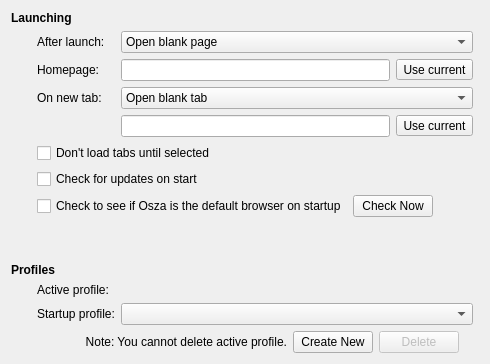
         <widget class="QWidget" name="generalPage">
          <layout class="QGridLayout" name="gridLayout_6">
           <item row="4" column="2">
            <widget class="QFrame" name="newTabFrame">
             <layout class="QHBoxLayout" name="horizontalLayout_3">
              <property name="leftMargin">
               <number>0</number>
              </property>
              <property name="topMargin">
               <number>0</number>
              </property>
              <property name="rightMargin">
               <number>0</number>
              </property>
              <property name="bottomMargin">
               <number>0</number>
              </property>
              <item>
               <widget class="QLineEdit" name="newTabUrl">
                <property name="inputMethodHints">
                 <set>Qt::InputMethodHint::ImhNoAutoUppercase|Qt::InputMethodHint::ImhUrlCharactersOnly</set>
                </property>
               </widget>
              </item>
              <item>
               <widget class="MacToolButton" name="newTabUseCurrent">
                <property name="text">
                 <string>Use current</string>
                </property>
               </widget>
              </item>
             </layout>
            </widget>
           </item>
           <item row="12" column="1" colspan="3">
            <widget class="QFrame" name="frame">
             <property name="frameShape">
              <enum>QFrame::Shape::NoFrame</enum>
             </property>
             <property name="frameShadow">
              <enum>QFrame::Shadow::Raised</enum>
             </property>
             <layout class="QHBoxLayout" name="horizontalLayout">
              <property name="leftMargin">
               <number>0</number>
              </property>
              <property name="topMargin">
               <number>0</number>
              </property>
              <property name="rightMargin">
               <number>20</number>
              </property>
              <property name="bottomMargin">
               <number>0</number>
              </property>
              <item>
               <widget class="QLabel" name="cannotDeleteActiveProfileLabel">
                <property name="text">
                 <string>Note: You cannot delete active profile.</string>
                </property>
                <property name="alignment">
                 <set>Qt::AlignmentFlag::AlignRight|Qt::AlignmentFlag::AlignTrailing|Qt::AlignmentFlag::AlignVCenter</set>
                </property>
               </widget>
              </item>
              <item>
               <widget class="QPushButton" name="createProfile">
                <property name="sizePolicy">
                 <sizepolicy hsizetype="Fixed" vsizetype="Fixed">
                  <horstretch>0</horstretch>
                  <verstretch>0</verstretch>
                 </sizepolicy>
                </property>
                <property name="text">
                 <string>Create New</string>
                </property>
               </widget>
              </item>
              <item>
               <widget class="QPushButton" name="deleteProfile">
                <property name="enabled">
                 <bool>false</bool>
                </property>
                <property name="sizePolicy">
                 <sizepolicy hsizetype="Fixed" vsizetype="Fixed">
                  <horstretch>0</horstretch>
                  <verstretch>0</verstretch>
                 </sizepolicy>
                </property>
                <property name="text">
                 <string>Delete</string>
                </property>
               </widget>
              </item>
             </layout>
            </widget>
           </item>
           <item row="1" column="0">
            <spacer name="horizontalSpacer_7">
             <property name="orientation">
              <enum>Qt::Orientation::Horizontal</enum>
             </property>
             <property name="sizeType">
              <enum>QSizePolicy::Policy::Fixed</enum>
             </property>
             <property name="sizeHint" stdset="0">
              <size>
               <width>20</width>
               <height>10</height>
              </size>
             </property>
            </spacer>
           </item>
           <item row="0" column="0" colspan="2">
            <widget class="QLabel" name="label_24">
             <property name="text">
              <string>&lt;b&gt;Launching&lt;/b&gt;</string>
             </property>
            </widget>
           </item>
           <item row="11" column="2">
            <widget class="QComboBox" name="startProfile"/>
           </item>
           <item row="1" column="1">
            <widget class="QLabel" name="label_3">
             <property name="text">
              <string>After launch: </string>
             </property>
            </widget>
           </item>
           <item row="1" column="2">
            <widget class="QComboBox" name="afterLaunch">
             <item>
              <property name="text">
               <string>Open blank page</string>
              </property>
             </item>
             <item>
              <property name="text">
               <string>Open homepage</string>
              </property>
             </item>
             <item>
              <property name="text">
               <string>Open speed dial</string>
              </property>
             </item>
             <item>
              <property name="text">
               <string>Restore session</string>
              </property>
             </item>
             <item>
              <property name="text">
               <string>Select session</string>
              </property>
             </item>
            </widget>
           </item>
           <item row="2" column="1">
            <widget class="QLabel" name="label">
             <property name="text">
              <string>Homepage: </string>
             </property>
            </widget>
           </item>
           <item row="2" column="2">
            <layout class="QHBoxLayout" name="horizontalLayout_2">
             <item>
              <widget class="QLineEdit" name="homepage">
               <property name="inputMethodHints">
                <set>Qt::InputMethodHint::ImhNoAutoUppercase|Qt::InputMethodHint::ImhUrlCharactersOnly</set>
               </property>
              </widget>
             </item>
             <item>
              <widget class="MacToolButton" name="useCurrentBut">
               <property name="text">
                <string>Use current</string>
               </property>
              </widget>
             </item>
            </layout>
           </item>
           <item row="3" column="1">
            <widget class="QLabel" name="label_2">
             <property name="text">
              <string>On new tab: </string>
             </property>
            </widget>
           </item>
           <item row="3" column="2">
            <widget class="QComboBox" name="newTab">
             <item>
              <property name="text">
               <string>Open blank tab</string>
              </property>
             </item>
             <item>
              <property name="text">
               <string>Open homepage</string>
              </property>
             </item>
             <item>
              <property name="text">
               <string>Open speed dial</string>
              </property>
             </item>
             <item>
              <property name="text">
               <string>Open other page...</string>
              </property>
             </item>
            </widget>
           </item>
           <item row="9" column="0" colspan="2">
            <widget class="QLabel" name="label_4">
             <property name="text">
              <string>&lt;b&gt;Profiles&lt;/b&gt;</string>
             </property>
            </widget>
           </item>
           <item row="11" column="1">
            <widget class="QLabel" name="label_5">
             <property name="text">
              <string>Startup profile:</string>
             </property>
            </widget>
           </item>
           <item row="6" column="1" colspan="2">
            <widget class="QCheckBox" name="checkUpdates">
             <property name="text">
              <string>Check for updates on start</string>
             </property>
            </widget>
           </item>
           <item row="10" column="1">
            <widget class="QLabel" name="label_45">
             <property name="text">
              <string>Active profile:</string>
             </property>
            </widget>
           </item>
           <item row="10" column="2">
            <widget class="QLabel" name="activeProfile">
             <property name="text">
              <string/>
             </property>
            </widget>
           </item>
           <item row="5" column="1" colspan="2">
            <widget class="QCheckBox" name="dontLoadTabsUntilSelected">
             <property name="text">
              <string>Don't load tabs until selected</string>
             </property>
            </widget>
           </item>
           <item row="8" column="0">
            <spacer name="verticalSpacer_6">
             <property name="orientation">
              <enum>Qt::Orientation::Vertical</enum>
             </property>
             <property name="sizeHint" stdset="0">
              <size>
               <width>20</width>
               <height>40</height>
              </size>
             </property>
            </spacer>
           </item>
           <item row="7" column="1" colspan="2">
            <layout class="QHBoxLayout" name="hLayoutDefaultBrowser">
             <item>
              <widget class="QCheckBox" name="checkDefaultBrowser">
               <property name="text">
                <string>Check to see if Osza is the default browser on startup</string>
               </property>
               <property name="checked">
                <bool>false</bool>
               </property>
              </widget>
             </item>
             <item>
              <widget class="QPushButton" name="checkNowDefaultBrowser">
               <property name="text">
                <string>Check Now</string>
               </property>
              </widget>
             </item>
             <item>
              <spacer name="hSpacerDefaultBrowser">
               <property name="orientation">
                <enum>Qt::Orientation::Horizontal</enum>
               </property>
               <property name="sizeHint" stdset="0">
                <size>
                 <width>40</width>
                 <height>20</height>
                </size>
               </property>
              </spacer>
             </item>
            </layout>
           </item>
          </layout>
         </widget>
